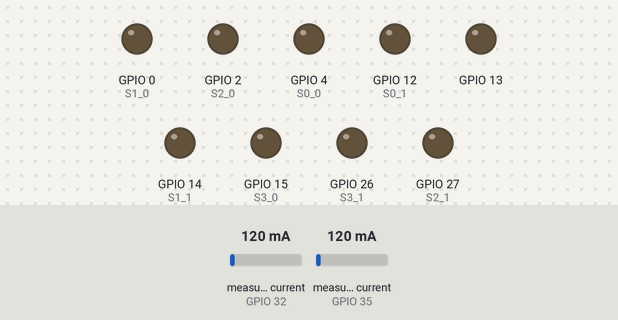
This sketch was run on a simulated ESP32. Shown: output pins drawn as LEDs (lit = HIGH). The test bench sets the inputs (shaded band); at power-on: measured current (sensors on GPIO 32, GPIO 35) 120 mA. WiFi joins after 1.5 s; servers stay silent unless stated; no MQTT or app messages arrive unless stated; what the sketch prints to the serial monitor is not drawn.

Above: at 0.1 s.
At 3.6 s:
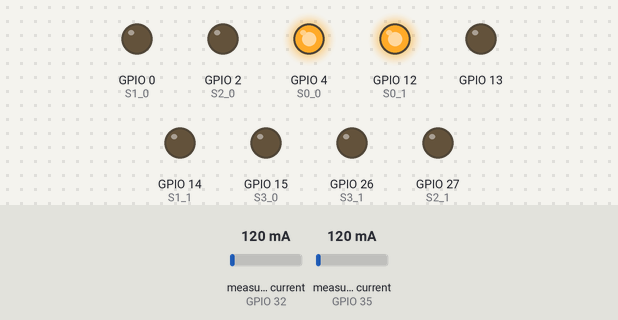
At 10.6 s:
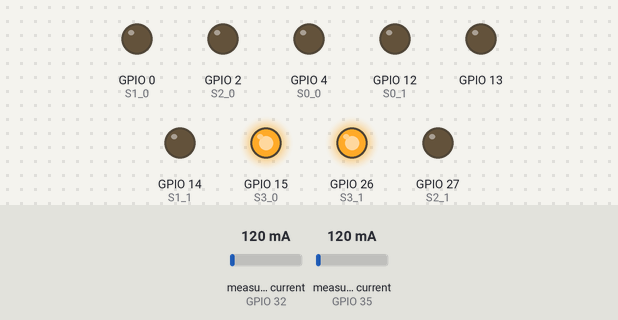
At 17.6 s:
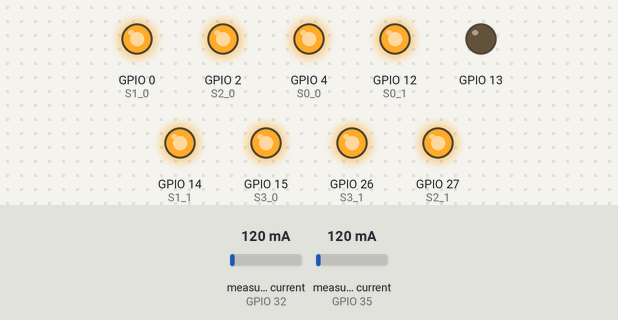
At 24.6 s:
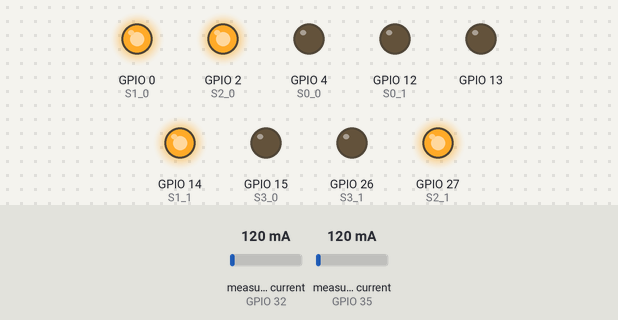
At 32.6 s:
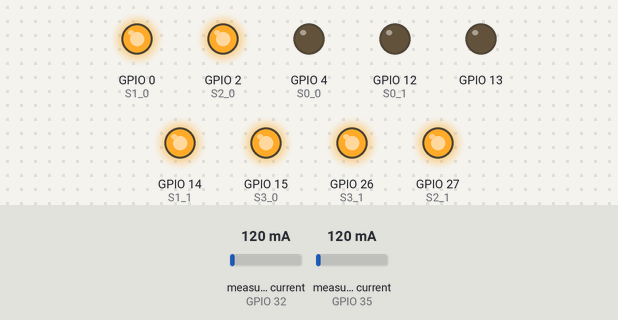
Timing chart, 0 to 40.0 s (numbered marks = the images above):
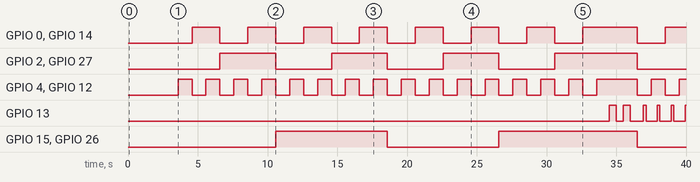

The sketch:

CurrentMeasureSwitchMUX_v1.6.ino
```cpp
#include "EmonLib.h"
#include <ArduinoMqttClient.h>
#include <WiFi.h>

//#define DEBUG

// Define digital pinout for drive S0,S1,S2,S3 MUX0
const int S0_0 = 4;
const int S1_0 = 0;
const int S2_0 = 2;
const int S3_0 = 15;
// Define digital pinout for drive S0,S1,S2,S3 MUX1
const int S0_1 = 12;
const int S1_1 = 14;
const int S2_1 = 27;
const int S3_1 = 26;

int64_t oldtime;
int cal_literation = 1;
int p = 0;int i = 0;int j = 0;

int sensor_idv = 1;
float MvAvgR = 221;
float MvAvgS = 221;
float MvAvgT = 221;

float y_irms[32];
float Irms0[16];
float Irms1[16];

String fc_0;String fc_1;

//WiFi config
IPAddress local_IP(172, 16, 68, 201);
IPAddress subnet(255, 255, 255, 0);
IPAddress gateway(172, 16, 68, 1);
IPAddress primaryDNS(8, 8, 8, 8);
IPAddress secondaryDNS(8, 8, 4, 4);

// MQTT config
const char* ssid = "RF_AP1"; //AP SSID
const char* password = "payungteduh123"; //AP PASSWORD

WiFiClient wifiClient;
MqttClient mqttClient(wifiClient);

const char broker[] = "172.16.68.72";
int        port     = 1883;
const char topic[]  = "wheel1/power_meter/esp32/send";
const char topic2[] = "real_unique_topic_2";
const char topic3[] = "real_unique_topic_3";

char *mux[] = {"0000", //ch0 v
               "1000", //ch1 v
               "0100", // ok v
               "1100", // ok v
               "0010", //ch4 v
               "1010", // ok v
               "0110", // ok v
               "1110", //ok v
               "0001", //ok v
               "1001", //ok v
               "0101", //irms0: ok  irms1: ok v
               "1101", //irms0: ok  irms1: ok v
               "0011", //irms0: ok  irms1: ok v
               "1011", //irms0: ok  irms1: ok v
               "0111", //irms0: ok  irms1: ok v
               "1111"}; //irms0: ok  irms1: ok v

//char *mux[] = {"1111"};

bool is_calibrate = false;

// Define MUX variable
String ch_mux;
String mux_bit0;
String mux_bit1;
String mux_bit2;
String mux_bit3;

//Emon Init
EnergyMonitor emon0_0;                            // Create an instance emon0
EnergyMonitor emon0_1;                            // Create an instance emon1

void setup() {
  Serial.begin(9600);
  emon0_0.current(A4, 38.3);                       // Current: input pin, calibration. ratio/Rburden
  emon0_1.current(A7, 38.3);                       // Current: input pin, calibration. ratio/Rburden
  // Initialiaze digital pinout for LED
  pinMode(13, OUTPUT);

  // Initialiaze digital pinout for drive S0,S1,S2,S3 MUX0
  pinMode(S0_0, OUTPUT);
  pinMode(S1_0, OUTPUT);
  pinMode(S2_0, OUTPUT);
  pinMode(S3_0, OUTPUT);

  // Initialiaze digital pinout for drive S0,S1,S2,S3 MUX1
  pinMode(S0_1, OUTPUT);
  pinMode(S1_1, OUTPUT);
  pinMode(S2_1, OUTPUT);
  pinMode(S3_1, OUTPUT);

  // Initialiaze connection to WiFi and MQTT
  if (!WiFi.config(local_IP, gateway, subnet, primaryDNS, secondaryDNS)) {
    Serial.println("STA Failed to configure");
  }
  WiFi.mode(WIFI_STA);
  WiFi.begin(ssid, password); //WiFi init
  Serial.print("Connecting");
  Serial.println();
  while (WiFi.status() != WL_CONNECTED) { //WiFi not connected
    delay(500);
    Serial.print("=");
  }
  Serial.println("");
  while (WiFi.waitForConnectResult() != WL_CONNECTED) {
    Serial.println("Connection Failed! Rebooting...");
    delay(5000);
    ESP.restart();
  }
  if (WiFi.status() == WL_CONNECTED) { //WiFi connected
    Serial.println("Connected, IP address: ");
    Serial.println(WiFi.localIP());
  }

  Serial.print("Attempting to connect to the MQTT broker: ");
  Serial.println(broker);
  if (!mqttClient.connect(broker, port)) {
    Serial.print("MQTT connection failed! Error code = ");
    Serial.println(mqttClient.connectError());

    while (1);
  }

  // Initialize value oldtime millis
  is_calibrate = false;
  initiate_data();
  Serial.println("START");
  oldtime = millis();
}

void initiate_data(){
  for (int m = 0; m <= 31; m++){
    y_irms[m]=0.67;

    #ifdef DEBUG
    Serial.print("y_irms");Serial.print(m);Serial.print(":");Serial.println(y_irms[m]);
    #endif
  }
  for (int n = 0; n <= 15; n++){
    Irms0[n]= 0;
    Irms1[n]= 0;
  }
}

void blink_led(){
  for (int o = 0; o <= 1; o++){
    digitalWrite(13, HIGH);
    delay(500);
    digitalWrite(13, LOW);
    delay(500);
  }
}

void loop() {
  mqttClient.poll();
    if((millis() - oldtime) > 0){
      if((millis() - oldtime) >= 1000){
        oldtime = millis();
        ch_mux = mux[i];
        mux_bit0 = ch_mux.substring(0,1); mux_bit1 = ch_mux.substring(1,2); mux_bit2 = ch_mux.substring(2,3); mux_bit3 = ch_mux.substring(3,4);
//        Serial.println(ch_mux);
//        Serial.print(mux_bit0);Serial.print("|");Serial.print(mux_bit1);Serial.print("|");Serial.print(mux_bit2);Serial.print("|");Serial.println(mux_bit3);

        digitalWrite(S0_0,mux_bit0.toInt());digitalWrite(S1_0,mux_bit1.toInt());digitalWrite(S2_0,mux_bit2.toInt());digitalWrite(S3_0,mux_bit3.toInt());
        digitalWrite(S0_1,mux_bit0.toInt());digitalWrite(S1_1,mux_bit1.toInt());digitalWrite(S2_1,mux_bit2.toInt());digitalWrite(S3_1,mux_bit3.toInt());

        if(is_calibrate == true){
          fc_0 = Irms0[i];fc_1 = Irms1[i];
          float Irms0_0 = emon0_0.calcIrms(1800) * fc_0.toFloat();
          float Irms0_1 = emon0_1.calcIrms(1800) * fc_1.toFloat();

          Serial.print(Irms0[i]);Serial.print("|");Serial.print(Irms1[i]);
          Serial.print("|Irms0_");Serial.print(i);Serial.print("=");Serial.print(Irms0_0,5);
          Serial.print("|Irms1_");Serial.print(i+16);Serial.print("=");Serial.println(Irms0_1,5);

          String _sendData1 = "[{\"sensor_id\":\"";
            _sendData1 += sensor_idv;
            _sendData1 += "\",\"voltage_r\":\"";
            _sendData1 += MvAvgR;
            _sendData1 += "\",\"voltage_s\":\"";
            _sendData1 += MvAvgS;
            _sendData1 += "\",\"voltage_t\":\"";
            _sendData1 += MvAvgT;

            _sendData1 += "\"},{\"sensor_id\":\"";
            _sendData1 += i;
            _sendData1 += "\",\"current_0\":\"";
            _sendData1 += Irms0_0;


            _sendData1 += "\"},{\"sensor_id\":\"";
            _sendData1 += i+16;
            _sendData1 += "\",\"current_1\":\"";
            _sendData1 += Irms0_1;
            _sendData1 += "\"}]";

//          Serial.println(_sendData1);
            char dataBuffer1[2048];
            _sendData1.toCharArray(dataBuffer1, 2048);
            mqttClient.beginMessage(topic);
            mqttClient.printf(dataBuffer1);
            mqttClient.endMessage();
            Serial.println("Data1 sent!");
            digitalWrite(13, HIGH);
            delay(200);
            digitalWrite(13, LOW);
            delay(200);
        }

        if(is_calibrate == false){
          float Irms0_0 = emon0_0.calcIrms(1800);
          float Irms0_1 = emon0_1.calcIrms(1800);

          Irms0[j] += y_irms[j]/Irms0_0;
          Irms1[j] += y_irms[j+15]/Irms0_1;

          #ifdef DEBUG
          Serial.print("M0:");Serial.print(Irms0[j],5);Serial.print("|");Serial.print("M1:");Serial.println(Irms1[j],5);
          Serial.print(p);Serial.print("|");Serial.println(is_calibrate);
          Serial.print("|Irms0_");Serial.print(i);Serial.print("=");Serial.print(Irms0_0,5);
          Serial.print("|Irms1_");Serial.print(i+16);Serial.print("=");Serial.println(Irms0_1,5);
          #endif

          if((p==cal_literation)&&(i>=15)){
            is_calibrate = true;
            for (int k = 0; k <= 15; k++){
              Irms0[k]=Irms0[k]/(cal_literation+1);
              Irms1[k]=Irms1[k]/(cal_literation+1);

              Serial.print("Avg_M");Serial.print(k);Serial.print(":");Serial.print(Irms0[k],5);Serial.print("|");
              Serial.print("Avg_M");Serial.print(k+16);Serial.print(":");Serial.println(Irms1[k],5);
            }
            blink_led();
          }
        }

        i++;
        j=i;
        if(i>15){
          i = 0;
          if(is_calibrate == false){
            j=i;
            p++;
          }
        }
    }
  }

}
```

Measured:
- by itself, GPIO 0 (S1_0), GPIO 14 (S1_1): goes 7 × (HIGH 2.0 s, LOW 2.0 s), HIGH 3.9 s, LOW 2.0 s, then HIGH
- by itself, GPIO 2 (S2_0), GPIO 27 (S2_1): goes 3 × (HIGH 4.0 s, LOW 4.0 s), HIGH 5.9 s, then LOW
- by itself, GPIO 4 (S0_0), GPIO 12 (S0_1): goes 15 × (HIGH 1.0 s, LOW 1.0 s), HIGH 2.9 s, LOW 1.0 s, HIGH 1.0 s, LOW 1.0 s, then HIGH
- by itself, GPIO 13: goes HIGH 0.50 s, LOW 0.50 s, HIGH 0.50 s, LOW 0.93 s, 3 × (HIGH 0.20 s, LOW 0.80 s), then HIGH
- by itself, GPIO 15 (S3_0), GPIO 26 (S3_1): LOW → HIGH at 10.6 s, → LOW 8.0 s later, → HIGH 8.0 s later, → LOW 9.9 s later
